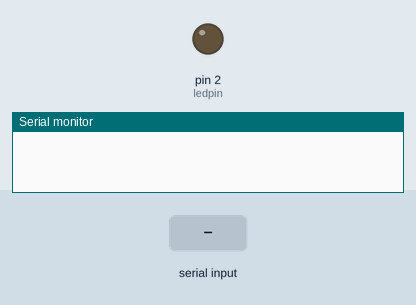
The sketch below on a simulated Arduino Uno, built with avr-gcc and run on an emulated ATmega328P. Parts: output pins drawn as LEDs (lit = HIGH), the last lines printed to the serial monitor. Dashed ring = blinking. Inputs (shaded band) come from the test bench.

Above: at 1.2 s.
1.3 s: "R" received over Serial
At 2.7 s:
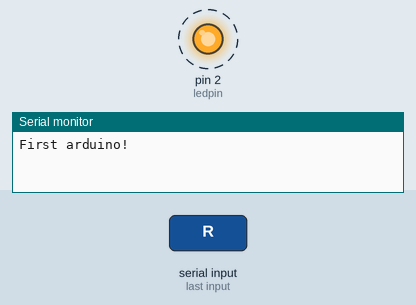
Timing chart, 0 to 10.3 s (numbered marks = the images above; inputs shaded):
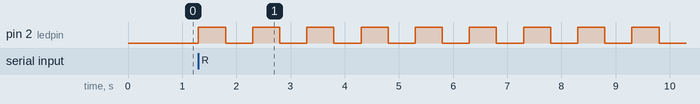

The sketch:

helloWorld.ino
```cpp
int val;
int ledpin=2;
boolean flg=false;
void setup() {
  // put your setup code here, to run once:
Serial.begin(9600);
pinMode(ledpin,OUTPUT );
}

void loop() {
  // put your main code here, to run repeatedly:
  val=Serial.read();
if(val=='R'||flg){
  flg=true;
  digitalWrite(ledpin,HIGH);
  delay(500);
  digitalWrite(ledpin,LOW);
  delay(500);
  Serial.println("First arduino!");
  }
}
```

Measured:
- after the input at 1.3 s, pin 2 (ledpin): alternates HIGH for 0.50 s and LOW for 0.50 s, starting at once
